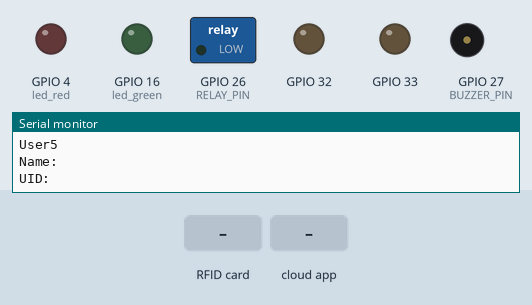
This program was run on a simulated ESP32. Shown: switched loads named in the program (green lamp = pin HIGH), output pins drawn as LEDs (lit = HIGH), buzzer (waves = sounding), the last lines printed to the serial monitor. The test bench sets the inputs (shaded band). WiFi joins after 1.5 s; servers stay silent unless stated; the local clock reads 2024-03-15 10:24:30 at power-on unless the program sets it; storage starts empty.

Above: at 2.8 s.
2.9 s: RFID card 5E 7A 19 C4 held to the reader
At 4.33 s:
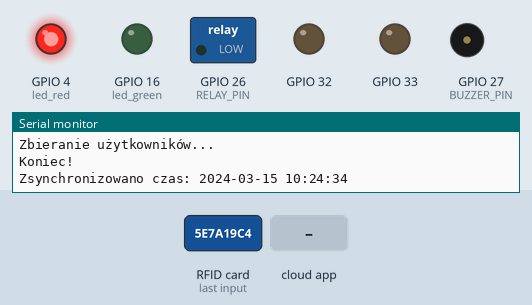
5.9 s: the phone or cloud app sets Users to User
Timing chart, 0 to 8.9 s (numbered marks = the images above; inputs shaded):
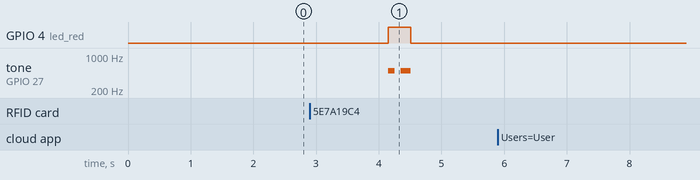

Measured:
- after the input at 2.9 s, GPIO 4 (led_red): LOW → HIGH after 1.3 s, → LOW 0.36 s later; tone on GPIO 27 (BUZZER_PIN): alternates 500 Hz for 0.13 s and silent for 0.10 s, 4 changes in all, then stays silent, starting after 1.3 s

The program:

main.cpp
```cpp
#include <SPI.h>
#include <PN532.h>
#include <PN532_SPI.h>
#include <NfcAdapter.h>
#include <WiFi.h>
#include <Firebase_ESP_Client.h>
#include <addons/TokenHelper.h>
#include <addons/RTDBHelper.h>
#include <FirebaseJson.h>
#include <esp32-hal-ledc.h>
#include <stdio.h>
#include <time.h>
#include <SD.h>
#include <ESP32Time.h>

#define WIFI_SSID "Sadziochny"
#define WIFI_PASSWORD "kanapeczki123"

#define API_KEY "AIzaSyDY9dE-4P_tzKjFnlpIAMsi9gXAt3tpAv4"
#define DATABASE_URL "sadeklock-default-rtdb.firebaseio.com"
#define FIREBASE_PROJECT_ID "sadeklock"
#define USER_EMAIL "adrisad473@student.polsl.pl"
#define USER_PASSWORD "Siemanko123!"

#define led_green 16
#define led_red 4
#define RELAY_PIN 26
#define RELAY_ON_TIME 3000  // Czas włączenia przekaźnika (w milisekundach)
#define BUZZER_PIN 27
#define BUZZER_SHORT_DELAY 300  // Czas trwania krótkiego dźwięku (w milisekundach)

#define MAX_USERS 5

#define SD_CS 15
#define NFC_CS 5
SPIClass spiV(VSPI);
SPIClass spiH(HSPI);

ESP32Time rtc(7200); // offset w sekundach GMT+2
const char* ntpServer = "pool.ntp.org";
const long  gmtOffset_sec = 3600;
const int   daylightOffset_sec = 3600;

FirebaseData fbdo;            /* Define the Firebase Data object */
FirebaseAuth auth;            /* Define the FirebaseAuth data for authentication data */
FirebaseConfig config;        /* Define the FirebaseConfig data for config data */
FirebaseJson json;            /* Define the FirebaseJson structure */
FirebaseData stream;          /* Define the Firebase Data obj for stream */

String usersPath = "/SadekLockData/Users";
String userUID;
String history_file = "/history.txt";
String users_file = "/users.txt";

volatile bool dataChanged = false;

unsigned long DataMillis = 0;
unsigned long getDataPrevMillis = 0;
unsigned long refreshTokenPrevMillis = 0;
int count = 0;

PN532_SPI interface(spiV, NFC_CS); // create a PN532 SPI interface with the SPI CS terminal located at digital pin 10
NfcAdapter nfc = NfcAdapter(interface); // create an NFC adapter object

unsigned long start_time;
unsigned long timed_event;
unsigned long current_time; // millis() function returns unsigned long

bool isRELAYOn = false;        // Flaga określająca, czy przekaźnik jest włączona
unsigned long RELAYStartTime;  // Czas rozpoczęcia włączania przekaźnika
bool isWrongCard = false;     // Flaga określająca, czy stwierdzono brak dostępu
unsigned long NoPermissionStartTime; // Czas rozpoczęcia dźwięku

const int pwmChannel = 0;
const int pwmResolution = 8;  // Rozdzielczość PWM (liczba bitów), 8 oznacza zakres wartości od 0 do 255
const int pwmFrequency = 500;  // Częstotliwość PWM w Hz

struct NFCRecord {
  String tagId;
  String name;
  bool permission;
};

struct User {
  String name;
  String uid;
};

struct tm timeinfo;

User users[5];

NFCRecord record;

File myFile;

void getUsersFromFirebase() {
  Serial.println("Zbieranie użytkowników...");

  if (Firebase.RTDB.getJSON(&fbdo, usersPath)) {
      FirebaseJson *json = fbdo.jsonObjectPtr();
      size_t len = json->iteratorBegin();
      FirebaseJson::IteratorValue value;
      for (size_t i = 0; i < len; i++) {
        value = json->valueAt(i);
        Serial.printf((const char *)FPSTR("%d, Name: %s, Value: %s\n"), i, value.key.c_str(), value.value.c_str());
        if(i==1) {
          users[0].name = String(value.value.c_str()).substring(1, value.value.length() - 1);
        } else if(i==2) {
          users[0].uid = String(value.value.c_str()).substring(1, value.value.length() - 1);
        } else if(i==4) {
          users[1].name = String(value.value.c_str()).substring(1, value.value.length() - 1);
        } else if(i==5) {
          users[1].uid = String(value.value.c_str()).substring(1, value.value.length() - 1);
        } else if(i==7) {
          users[2].name = String(value.value.c_str()).substring(1, value.value.length() - 1);
        } else if(i==8) {
          users[2].uid = String(value.value.c_str()).substring(1, value.value.length() - 1);
        } else if(i==10) {
          users[3].name = String(value.value.c_str()).substring(1, value.value.length() - 1);
        } else if(i==11) {
          users[3].uid = String(value.value.c_str()).substring(1, value.value.length() - 1);
        } else if(i==13) {
          users[4].name = String(value.value.c_str()).substring(1, value.value.length() - 1);
        } else if(i==14) {
          users[4].uid = String(value.value.c_str()).substring(1, value.value.length() - 1);
        }
      }
      json->iteratorEnd();
      json->clear();
  }

  Serial.println("Koniec!");
}

void streamCallback(FirebaseStream data) {
  Serial.printf("ścieżka strumienia, %s\nścieżka zdarzenia, %s\ntyp danej, %s\ntyp zdarzenia, %s\n\n",
                data.streamPath().c_str(),
                data.dataPath().c_str(),
                data.dataType().c_str(),
                data.eventType().c_str());
  printResult(data); // see addons/RTDBHelper.h
  Serial.println();
  Serial.printf("Rozmiar ładunku odebranego strumienia: %d (Max. %d)\n\n", data.payloadLength(), data.maxPayloadLength());

  dataChanged = true;
}

void streamTimeoutCallback(bool timeout) {
  if (timeout)
    Serial.println("Przekroczono limit czasu transmisji, wznawianie...\n");

  if (!stream.httpConnected())
    Serial.printf("Kod błędu: %d, Powód: %s\n\n", stream.httpCode(), stream.errorReason().c_str());
}

void setupFirebase() {
  Serial.printf("Firebase Client v%s\n\n", FIREBASE_CLIENT_VERSION);

  config.api_key = API_KEY; /* Assign the api key (required) */
  config.database_url = DATABASE_URL; /* Assign the RTDB URL (required) */
  auth.user.email = USER_EMAIL; /* Assign the user sign in credentials */
  auth.user.password = USER_PASSWORD; /* Assign the user sign in credentials */

  //Firebase.reconnectWiFi(true); // biblioteki sie ze sobą kłócą i coś się buguje przy reconect
  fbdo.setResponseSize(4096);

  /* Assign the callback function for the long running token generation task */
  config.token_status_callback = tokenStatusCallback; // see addons/TokenHelper.h
  config.max_token_generation_retry = 5; // Assign the maximum retry of token generation
  Firebase.begin(&config, &auth); /* Initialize the library with the Firebase authen and config */

  if (Firebase.ready()) {
    Serial.println("Firebase połączony.");
    Serial.println("Zbieranie User UID");
    while ((auth.token.uid) == "") {
      Serial.print('.');
      delay(1000);
    }
    userUID = auth.token.uid.c_str();
    Serial.print("User UID: "); Serial.println(userUID);
  } else {
    Serial.println("Firebase niepołączony.");
  }
}

void printLocalTime() {
  if (WiFi.status() == WL_CONNECTED) {
    getLocalTime(&timeinfo);
    Serial.print("Zsynchronizowano czas: ");
    Serial.println(&timeinfo, "%F %H:%M:%S");
    if (getLocalTime(&timeinfo)) {
      rtc.setTimeStruct(timeinfo);
    }
  } else {
    timeinfo = rtc.getTimeStruct();
    Serial.println("Błąd odczytu czasu!");
  }
}

void setupRTC() {
  // Init and get the time
  configTime(gmtOffset_sec, daylightOffset_sec, ntpServer);
  printLocalTime();
}

void refreshToken() {
  if (Firebase.isTokenExpired()) {
    Firebase.refreshToken(&config);
    if (WiFi.status() == WL_CONNECTED) {
      printLocalTime();
    }
    Serial.println("Refresh token");
  }
}

void setupWiFi() {
  WiFi.begin(WIFI_SSID, WIFI_PASSWORD);
  Serial.println("Łączenie z Wi-Fi...");
  int count = 0;
  while (WiFi.status() != WL_CONNECTED) {
    Serial.print(".");
    count++;
    delay(300);
    if (count > 10){
      Serial.println();
      Serial.println("Nie można połączyć się z Wi-Fi.");
      break;
    }
  }
  if (WiFi.status() == WL_CONNECTED) {
    Serial.println();
    Serial.print("Connected with IP: ");
    Serial.println(WiFi.localIP());
    Serial.println();
  }
}

void SD_Init() {
  Serial.println("Inicjalizowanie karty SD...");
  if(!SD.begin(SD_CS, spiH, 40000000)) {
    Serial.println("Inicjalizacja nie powiodła się!");
  }
  Serial.println("Karta SD została zainicjalizowana");
}

void SD_write_history(String file, String Name, String UID, bool Permission) {
  myFile = SD.open(file, FILE_APPEND);

  if (myFile) {
    Serial.println("Trwa zapis do " + file + "...");
    myFile.println("Name: " + Name);
    myFile.println("UID: " + UID);
    myFile.print("Permission: ");
    myFile.println(Permission ? "true" : "false");
    myFile.print("Timestamp: ");
    Serial.println(&timeinfo, "%F %H:%M:%S");
    myFile.println(&timeinfo, "%F %H:%M:%S");
    myFile.println();
    myFile.close();
    Serial.println("Koniec.");
  } else {
    Serial.println("Błąd otwarcia pliku " + file);
  }

}

void SD_write_users(String file) {
  Serial.println("Aktualizowanie pliku " + file);
  myFile = SD.open(file, FILE_WRITE);

  if (myFile) {
    // Nadpisanie pliku nowymi danymi
    for (int i = 0; i < MAX_USERS; i++) {
      myFile.println("User" + String(i + 1));
      myFile.print("Name: ");
      myFile.println(users[i].name);
      myFile.print("UID: ");
      myFile.println(users[i].uid);
    }

    myFile.close();
    Serial.println("Plik " + file + " został zaktualizowany.");
  } else {
    Serial.println("Błąd otwarcia pliku " + file + " do zapisu!");
  }
}

void SD_read(String file) {
  Serial.println("Odczyt pliku " + file);
  myFile = SD.open(file);
  if (myFile) {
    while (myFile.available()) {
      Serial.write(myFile.read());
    }
    myFile.close();
    Serial.println();
    Serial.println("Koniec pliku " + file);
  } else {
    Serial.println("Błąd otwarcia pliku " + file + " do zapisu!");
  }
}

void SD_getUsers(String file, User users[]) {
  Serial.println("Inicjalizacja użytkowników...");

  File myFile = SD.open(file, FILE_READ);
  if (!myFile) {
    Serial.println("Błąd otwarcia pliku " + file);
    return;
  }

  // Variables for parsing user data
  String line;
  int userIndex = -1;

  // Read the myFile line by line
  while (myFile.available()) {
    line = myFile.readStringUntil('\n');
    line.trim();

    // Check if a new user entry is found
    if (line.startsWith("User")) {
      userIndex++;

      // Check if the maximum number of users has been reached
      if (userIndex >= MAX_USERS) {
        Serial.println("Osiągnięto maksymalną ilość użytkowników.");
        break;
      }
    } else if (line.startsWith("Name:")) {
      // Extract the name from the line
      String name = line.substring(6);
      users[userIndex].name = name;
    } else if (line.startsWith("UID:")) {
      // Extract the UID from the line
      String UID = line.substring(5);
      users[userIndex].uid = UID;
    }
  }

  // Close the myFile
  myFile.close();

  Serial.println("Inicjalizacja użytkowników skończona!");
}

void RELAY_ONOFF() {
  if(record.permission == true){
    // Sprawdź, czy przekaźnik powinien być włączony i czy czas włączenia nie został przekroczony
    if (isRELAYOn && (millis() - RELAYStartTime < RELAY_ON_TIME)) {
      digitalWrite(RELAY_PIN, HIGH);  // Włącz przekaźnik
      digitalWrite(led_green, HIGH);
      ledcWrite(pwmChannel, 128); // Włącz buzzer
      Firebase.RTDB.setBool(&fbdo, "/SadekLockData/PadlockState", true);
    } else {
      digitalWrite(RELAY_PIN, LOW);   // Wyłącz przekaźnik
      ledcWrite(pwmChannel, 0); // Wyłącz buzzer
      digitalWrite(led_green, LOW);
      isRELAYOn = false;              // Wyzeruj flagę
      Firebase.RTDB.setBool(&fbdo, "/SadekLockData/PadlockState", false);
    }
  } else {
    if (isWrongCard && (millis() - NoPermissionStartTime < BUZZER_SHORT_DELAY)) {
      ledcWrite(pwmChannel, 128); // Włącz buzzer
      digitalWrite(led_red, HIGH);
      delay(100);
      ledcWrite(pwmChannel, 0); // Wyłącz buzzer
      delay(100);
      ledcWrite(pwmChannel, 128); // Wyłącz buzzer
    } else {
      ledcWrite(pwmChannel, 0); // Wyłącz buzzer
      digitalWrite(led_red, LOW);
      isWrongCard = false;        // Wyzeruj flagę
    }
  }
}

void readNFC() {
  static unsigned long previousTime = 0;
  unsigned long currentTime = millis();

  if (currentTime - previousTime >= 2000) {
    previousTime = currentTime;

    if (nfc.tagPresent()) {
      getUsersFromFirebase();
      NfcTag tag = nfc.read();
      tag.print();

      printLocalTime();


      record.tagId = tag.getUidString();

      bool isTagIdMatched = false;
      record.permission = false;

      for (int i = 0; i <= 4; i++) {
        if (record.tagId == users[i].uid) {
          record.name = users[i].name;
          isRELAYOn = true;           // Ustaw flagę, że przekaźnik powinien być włączony
          RELAYStartTime = millis();  // Zapisz aktualny czas
          isTagIdMatched = true;
          record.permission = true;
          break;
        }
      }

      if (!isTagIdMatched) {
        record.name = "Unknown";
        isWrongCard = true;
        NoPermissionStartTime = millis();
      }

      RELAY_ONOFF();

      json.clear().add("Name", record.name);
      json.add("UID", record.tagId);
      json.add("Permission", record.permission);

      SD_write_history(history_file, record.name, record.tagId, record.permission);

      nfc.begin();

      if(Firebase.ready() && Firebase.RTDB.pushJSON(&fbdo, "/SadekLockData/History", &json)){
        Serial.println("Push poprawny");
      } else {
        Serial.println("Push nie powiódł się.");
        Serial.printf("Powód: "); Serial.println(fbdo.errorReason());
      }
    }

    RELAY_ONOFF();
  }
}

void PrintUsers() {
  for (int i = 0; i < 5; i++) {
      Serial.println("User" + String(i + 1));
      Serial.print("Name: ");
      Serial.println(users[i].name);
      Serial.print("UID: ");
      Serial.println(users[i].uid);
    }
}

void setup(void) {
  pinMode(4, OUTPUT);
  pinMode(16, OUTPUT);
  pinMode(26, OUTPUT);
  pinMode(27, OUTPUT);
  pinMode(32, OUTPUT);
  pinMode(33, OUTPUT);
  digitalWrite(RELAY_PIN, LOW);
  digitalWrite(led_green, LOW);
  digitalWrite(led_red, LOW);

  spiV.begin();
  spiH.begin();

  ledcSetup(pwmChannel, pwmFrequency, pwmResolution);
  ledcAttachPin(BUZZER_PIN, pwmChannel);

  Serial.begin(115200);

  setupWiFi();

  setupFirebase();

  setupRTC();

  SD_Init();

  if (!Firebase.RTDB.beginStream(&stream, "/SadekLockData/Users"))
    Serial.printf("Błąd rozpoczęcia strumienia, %s\n\n", stream.errorReason().c_str());

  Firebase.RTDB.setStreamCallback(&stream, streamCallback, streamTimeoutCallback);

  SD_getUsers(users_file, users);

  PrintUsers();

  nfc.begin();
}

void loop() {
  readNFC();

  if (Firebase.ready() && (millis() - getDataPrevMillis > 10000 || getDataPrevMillis == 0)) {
    getDataPrevMillis = millis();
    if (dataChanged) {
      dataChanged = false;
      getUsersFromFirebase();
      SD_write_users(users_file);
      SD_read(users_file);
    }
  }

  if (millis() - refreshTokenPrevMillis > 3000) {
    refreshTokenPrevMillis = millis();
    refreshToken();
  }
}
```
